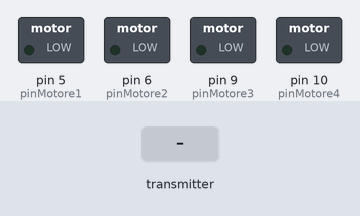
A sketch run on a simulated Arduino Uno, built with avr-gcc and run on an emulated ATmega328P. Shown: switched loads named in the sketch (green lamp = pin HIGH). The test bench sets the inputs (shaded band). No radio packets arrive unless stated; what the sketch prints to the serial monitor is not drawn.

Above: at 1.2 s.
1.3 s: the transmitter starts sending messaggio.0 = 25
At 1.5 s:
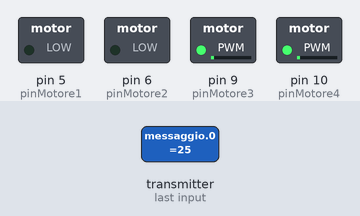
4.3 s: the transmitter starts sending messaggio.0 = 100
At 8.1 s:
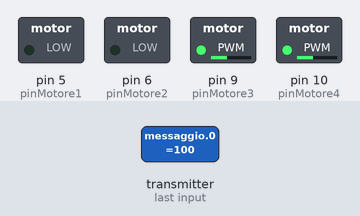
Timing chart, 0 to 9.6 s (numbered marks = the images above; inputs shaded):
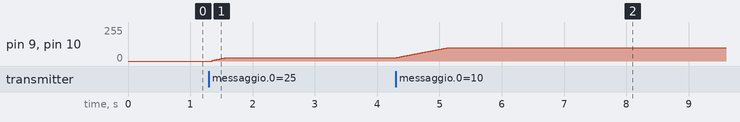

The sketch:

FCS.ino
```cpp
#include <RF24.h>
#include <RF24_config.h>
#include <nRF24L01.h>
#include <printf.h>
//pin dei motori tutti devono essere PWM
#define pinMotore1 5
#define pinMotore2 6
#define pinMotore3 9
#define pinMotore4 10

int val;
int inserisci=0;
//OUTPUT che andranno ai motori va da 124 a 250
int motore1=0;
int motore2=0;
int motore3=0;
int motore4=0;

long tempoPassato=millis();

#define CE_PIN 7
#define CSN_PIN 8
// instantiate an object for the nRF24L01 transceiver
RF24 radio(CE_PIN, CSN_PIN);

uint8_t address[6] = {"1Node"}; //frequenza di comunicazione

float messaggio[4]={0, 0, 0, 0}; //valori da 0 a 1023 che vengono inviati dal Joystick

void setup() {
  Serial.begin(115200);

  pinMode(pinMotore1, OUTPUT);
  pinMode(pinMotore2, OUTPUT);
  pinMode(pinMotore3, OUTPUT);
  pinMode(pinMotore4, OUTPUT);

  if (!radio.begin()) {
    while (true) {Serial.println(F("radio hardware is not responding!!"));}  // hold in infinite loop
  }

  radio.setPALevel(RF24_PA_LOW);

  radio.openReadingPipe(1, address[0]);

  radio.startListening();
}

void loop() {
  uint8_t pipe;
  if (radio.available(&pipe)) {          // is there a payload? get the pipe number that recieved it
    uint8_t bytes = radio.getPayloadSize();  // get the size of the payload
    radio.read(messaggio, sizeof(messaggio));
  }

  if(inserisci <= val){
    if(millis()-tempoPassato>10){ //aumentiamo di uno ogni 10 millis cosicché si diminuisce il rischio di blocco del motore
      tempoPassato=millis();
      inserisci++;
    }
  }else if(inserisci >= val){
    inserisci--;
  }
  val = messaggio[0];
  analogWrite(9, inserisci);
  analogWrite(10, inserisci);
  Serial.println(inserisci);
}
```

Measured:
- after the input at 1.3 s, pin 9 (pinMotore3), pin 10 (pinMotore4): moves from 0/255 to 25/255 over 0.22 s, starting after 0.05 s
- after the input at 4.3 s, pin 9 (pinMotore3), pin 10 (pinMotore4): moves from 25/255 to 100/255 over 0.83 s, starting at once
